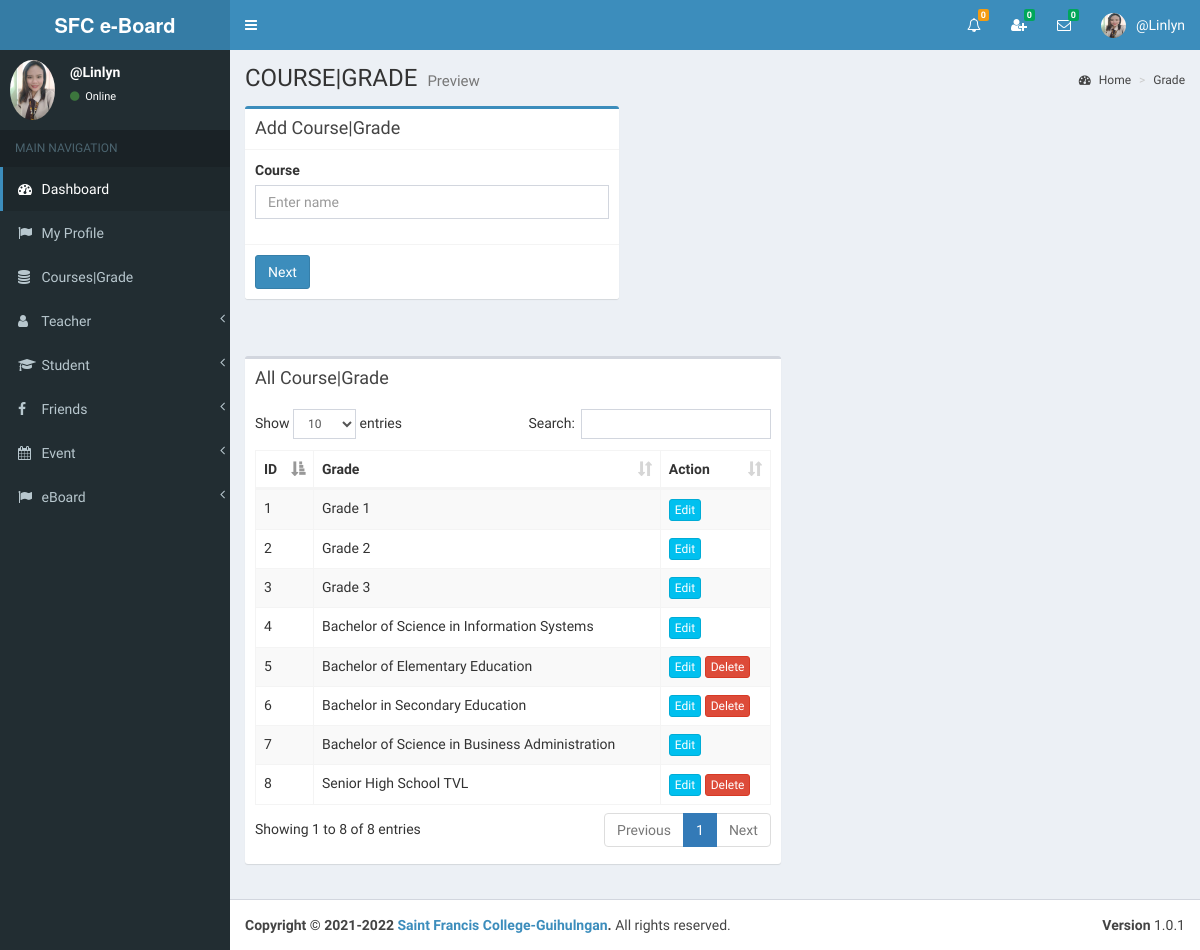
The page /view/grade.php (signed in) on the database its author committed.
### tables this page shows
CREATE TABLE `grade` (
  `id` int(11) NOT NULL,
  `name` varchar(255) NOT NULL,
  `admission_fee` double(11,2) NOT NULL,
  `hall_charge` int(11) NOT NULL
);

### view/grade.php (the view, shortened to what this page needs)
<?php include_once('head.php'); ?>
<?php include_once('header_admin.php'); ?>
<?php include_once('sidebar.php'); ?>
<div class="content-wrapper">
    <section class="content-header">
    	<h1>
        	COURSE|GRADE
        	<small>Preview</small>
        </h1>
        <ol class="breadcrumb">
        	<li><a href="#"><i class="fa fa-dashboard"></i> Home</a></li>
            <li><a href="#">Grade</a></li>
    	</ol>
	</section>
	<section class="content">
    	<div class="row">
            <div class="col-md-5">
              	<div class="box box-primary">
                	<div class="box-header with-border">
                  		<h3 class="box-title">Add Course|Grade</h3>
                	</div>
                	<form role="form" action="../index.php" method="post" id="form1">
                  		<div class="box-body">
                    		<div class="form-group" id="divGrade">
                      			<label for="">Course</label>
                      			<input type="text" class="form-control" id="name" placeholder="Enter name" name="name" autocomplete="off">
                    		</div>
                  		</div>
                  		<div class="box-footer">
                    		<button type="submit" class="btn btn-primary" id="btnSubmit">Next</button>
                  		</div>
                	</form>
				</div>
			</div>
		</div>
	</section>
	<section class="content" >
		<div class="row" id="table1">
			<div class="col-md-7">
            	<div class="box">
                	<div class="box-header">
                  		<h3 class="box-title">All Course|Grade</h3>
                	</div>
                	<div class="box-body table-responsive">
                		<table id="example1" class="table table-bordered table-striped">
                    		<thead>
                        		<th>ID</th>
                            	<th>Grade</th>
                               	<th>Action</th>
                        	</thead>
                        	<tbody>
<?php
include_once('../controller/config.php');
$sql="SELECT id, name FROM grade";
$result=mysqli_query($conn,$sql);
$count = 0;
$cant_remove1=0;
$cant_remove2=0;
$cant_remove3=0;
$cant_remove4=0;
$cant_remove5=0;
$cant_remove6=0;
$cant_remove7=0;
if(mysqli_num_rows($result) > 0){
	while($row=mysqli_fetch_assoc($result)){
		$count++;
		$id=$row['id'];
?>
                        		<tr>
                            		<td><?php echo $count; ?></td>
               <td id="td1_<?php echo $row['id']; ?>"><?php echo $row['name']; ?></td>
                                	<td>
<?php
$sql1="SELECT * FROM exam_timetable WHERE grade_id='$id'";
$result1=mysqli_query($conn,$sql1);
if(mysqli_num_rows($result1) > 0){
	$cant_remove1=1;
}else{
	$cant_remove1=0;
}
$sql2="SELECT * FROM student_exam WHERE grade_id='$id'";
$result2=mysqli_query($conn,$sql2);
if(mysqli_num_rows($result2) > 0){
	$cant_remove2=1;
}else{
	$cant_remove2=0;
}
$sql3="SELECT * FROM student_grade WHERE grade_id='$id'";
$result3=mysqli_query($conn,$sql3);
if(mysqli_num_rows($result3) > 0){
	$cant_remove3=1;
}else{
	$cant_remove3=0;
}
$sql4="SELECT * FROM student_payment_history WHERE grade_id='$id'";
$result4=mysqli_query($conn,$sql4);
if(mysqli_num_rows($result4) > 0){
	$cant_remove4=1;
}else{
	$cant_remove4=0;
}
$sql5="SELECT * FROM subject_routing WHERE grade_id='$id'";
$result5=mysqli_query($conn,$sql5);
if(mysqli_num_rows($result5) > 0){
	$cant_remove5=1;
}else{
	$cant_remove5=0;
}
$sql6="SELECT * FROM teacher_salary_history WHERE grade_id='$id'";
$result6=mysqli_query($conn,$sql6);
if(mysqli_num_rows($result6) > 0){
	$cant_remove6=1;
}else{
	$cant_remove6=0;
}
$sql7="SELECT * FROM timetable WHERE grade_id='$id'";
$result7=mysqli_query($conn,$sql7);
if(mysqli_num_rows($result7) > 0){
	$cant_remove7=1;
}else{
	$cant_remove7=0;
}
if($cant_remove1 > 0 || $cant_remove2 > 0 || $cant_remove3 > 0 || $cant_remove4 > 0 || $cant_remove5 > 0 || $cant_remove6 > 0 || $cant_remove7 > 0 ){
	echo '<a href="#modalUpdateform" onClick="showModal(this)" class="btn btn-info btn-xs" data-id="'.$id.'" data-toggle="modal">Edit</a>';
}else{
	echo '<a href="#modalUpdateform" onClick="showModal(this)" class="btn btn-info btn-xs" data-id="'.$id.'" data-toggle="modal">Edit</a>';
	echo ' <a href="#" class="confirm-delete btn btn-danger btn-xs"  data-id="'.$id.'">Delete</a>';
}
?>
                               		</td>
                            	</tr>
<?php } } ?>
                        	</tbody>
                    	</table>
            	</div>
			</div>
		</div>
	</section>
</div>
<?php include_once('footer.php');?>

### view/header_admin.php (shortened to what this page needs)
<body class="hold-transition skin-blue sidebar-mini" >
<div class="wrapper">
  <header class="main-header" >
    <a href="" class="logo">
      <span class="logo-lg"><strong>SFC e-Board </strong></span>
    </a>
    <nav class="navbar navbar-static-top">
		<a href="#" class="sidebar-toggle" data-toggle="offcanvas" role="button">
       	</a>
		<div class="navbar-custom-menu">
			<ul class="nav navbar-nav">
              <li class="dropdown notifications-menu">
                <a href="#" class="dropdown-toggle" data-toggle="dropdown">
                  <i class="fa fa-bell-o"></i>
<?php
include_once('../controller/config.php');
$my_type=$_SESSION["type"];
if($my_type == 'Admin'){
	$sql1="SELECT COUNT(id) FROM main_notifications WHERE _isread='0'";
	$result1=mysqli_query($conn,$sql1);
	$row1=mysqli_fetch_assoc($result1);
	$notfi_count=$row1['COUNT(id)'];
?>
                  <span class="label label-warning"><?php echo $notfi_count; ?></span>
                </a>
              </li>
<?php }  ?>
<?php
include_once('../controller/config.php');
$my_index=$_SESSION["index_number"];
$my_type=$_SESSION["type"];
$sql="SELECT count(id)
      FROM my_friends
      WHERE my_index='$my_index' AND _status='Pending' AND _isread='0'";
$result=mysqli_query($conn,$sql);
$row=mysqli_fetch_assoc($result);
$unread_count=$row['count(id)'];
?>
              <li class="dropdown messages-menu"  id="friend_request">
              	<a href="#" class="dropdown-toggle" data-toggle="dropdown" onClick="showFriendRequest('<?php echo $my_index; ?>','<?php echo $my_type; ?>')">
                  <i class="fa fa-user-plus"></i>
                  <span class="label label-success"><?php echo $unread_count; ?></span>
                </a>
              </li>
<?php
include_once('../controller/config.php');
$my_index=$_SESSION["index_number"];
$unread_msg_count=0;
$sql="SELECT * FROM my_friends WHERE my_index='$my_index'";
$result=mysqli_query($conn,$sql);
while($row=mysqli_fetch_assoc($result)){
	$friend_index=$row['friend_index'];
	$sql1="SELECT count(id)
		  FROM online_chat
		  WHERE user_index='$friend_index' AND _isread='0'";
	$result1=mysqli_query($conn,$sql1);
	$row1=mysqli_fetch_assoc($result1);
	$unread_msg_count+=$row1['count(id)'];
}
?>
              <li class="dropdown messages-menu" id="unread_msg">
                <a href="#" class="dropdown-toggle" data-toggle="dropdown" >
                  <i class="fa fa-envelope-o"></i>
                  <span class="label label-success"><?php echo $unread_msg_count; ?></span>
                </a>
<?php
include_once('../controller/config.php');
$index=$_SESSION["index_number"];
$type=$_SESSION["type"];
$time='';
$file_path='';
	$sql="SELECT
           DISTINCT conversation_id,friend_index
           FROM
              my_friends
           WHERE
              	my_index='$index'
           ORDER BY
              conversation_id";
	$result=mysqli_query($conn,$sql);
	while($row=mysqli_fetch_assoc($result)){
		$conversation_id=$row['conversation_id'];
		$friend_index=$row['friend_index'];
		$sql3="SELECT * FROM my_friends WHERE conversation_id='$conversation_id' and friend_index='$friend_index'";
		$result3=mysqli_query($conn,$sql3);
		$row3=mysqli_fetch_assoc($result3);
		$friend_type=$row3['friend_type'];
		if($friend_type == "Admin"){
			$sql1="SELECT * FROM admin WHERE index_number='$friend_index'";
			$result1=mysqli_query($conn,$sql1);
			$row1=mysqli_fetch_assoc($result1);
			$friend_name=$row1['i_name'];
			$friend_image=$row1['image_name'];
		}
		if($friend_type == "Teacher"){
			$sql1="SELECT * FROM teacher WHERE index_number='$friend_index'";
			$result1=mysqli_query($conn,$sql1);
			$row1=mysqli_fetch_assoc($result1);
			$friend_name=$row1['i_name'];
			$friend_image=$row1['image_name'];
		}
		if($friend_type == "Student"){
			$sql1="SELECT * FROM student WHERE index_number='$friend_index'";
			$result1=mysqli_query($conn,$sql1);
			$row1=mysqli_fetch_assoc($result1);
			$friend_name=$row1['i_name'];
			$friend_image=$row1['image_name'];
		}
		$sql2="SELECT * FROM online_chat WHERE conversation_id='$conversation_id' ORDER BY id DESC LIMIT 1";
		$result2=mysqli_query($conn,$sql2);
		while($row2=mysqli_fetch_assoc($result2)){
			$last_msg=$row2['msg'];
			$msg_time=$row2['time'];
			$datetime1 = new DateTime($msg_time);
			$datetime2 = new DateTime();
			$interval = $datetime1->diff($datetime2);
			$year = $interval->format('%y y ');
			$month = $interval->format('%m m ');
			$days = $interval->format('%a d');
			$hours = $interval->format('%h h');
			$minutes = $interval->format('%i mins');
			$seconds = $interval->format('%s sec');
			if($year>0){
				$time=$year;
			}else if($month>0){
				$time=$month;
			}else if($days>0){
				$time=$days;
			}else if($hours>0){
				$time=$hours;
			}else if($minutes>0){
				$time=$minutes;
			}else{
				$time=$seconds;
			}
			if($type=="Admin"){
				$file_path="my_friends.php?do=showChatBox&my_index=$index&conversation_id=$conversation_id&friend_index=$friend_index&my_type=$type";
			}
			if($type=="Teacher"){
				$file_path="my_friends2.php?do=showChatBox&my_index=$index&conversation_id=$conversation_id&friend_index=$friend_index&my_type=$type";
			}
			if($type=="Student"){
				$file_path="my_friends1.php?do=showChatBox&my_index=$index&conversation_id=$conversation_id&friend_index=$friend_index&my_type=$type";
			}
?>
                      <li>
                        <a href="<?php echo $file_path; ?>" onClick="msgRead('<?php echo $index; ?>','<?php echo $conversation_id; ?>','<?php echo $friend_index; ?>','<?php echo $type; ?>')">
                          <div class="pull-left">
                            <img src="../<?php echo $friend_image; ?>" class="img-circle" alt="User Image">
                          </div>
                          <h4>
                            <?php echo $friend_name; ?>
                            <small><i class="fa fa-clock-o"></i> <?php echo $time; ?></small>
                          </h4>
                          <p><?php echo $last_msg; ?></p>
                        </a>
                      </li>
 <?php } } ?>
              </li>
<?php
include_once('../controller/config.php');
if($type=="Admin"){
	$sql="SELECT * FROM admin where index_number='$index'";
	$result=mysqli_query($conn,$sql);
	$row=mysqli_fetch_assoc($result);
}
?>
            	<li class="dropdown user user-menu">
                    <a href="#" class="dropdown-toggle" data-toggle="dropdown">
                      <img src="../<?php echo $row['image_name']; ?>" class="user-image" alt="User Image">
                      <span class="hidden-xs"><?php echo $row['i_name']; ?></span>
                    </a>
              </li>
            </ul>
        </div>
	</nav>
  </header>

### view/sidebar.php (shortened to what this page needs)
  <aside class="main-sidebar">
    <section class="sidebar">
<?php
include_once('../controller/config.php');
$index=$_SESSION["index_number"];
$sql="SELECT * FROM admin WHERE index_number='$index'";
$result=mysqli_query($conn,$sql);
$row=mysqli_fetch_assoc($result);
$name=$row['i_name'];
$image=$row['image_name'];
?>
      <div class="user-panel">
        <div class="pull-left image">
          <img src="../<?php echo $image; ?>" class="img-circle" alt="User Image">
        </div>
        <div class="pull-left info">
          <p><?php echo $name; ?></p>
            <a href="#"><i class="fa fa-circle text-success"></i> Online</a>
        </div>
      </div>
      <ul class="sidebar-menu">
        <li class="header">MAIN NAVIGATION</li>
        <li class="active treeview">
          <a href="dashboard.php">
            <i class="fa fa-dashboard"></i> <span>Dashboard</span>
          </a>
        </li>
         <li>
          <a href="admin_profile.php">
            <i class="fa fa-flag"></i> <span>My Profile</span>
          </a>
        </li>
        <li>
          <a href="grade.php">
            <i class="fa fa-database"></i> <span>Courses|Grade</span>
          </a>
        </li>
        <li class="treeview">
          <a href="#">
            <i class="fa fa-user" aria-hidden="true"></i>
            <span>Teacher</span>
            <span class="pull-right-container">
              <i class="fa fa-angle-left pull-right"></i>
            </span>
          </a>
        </li>
       <li class="treeview">
          <a href="#">
            <i class="fa fa-graduation-cap"></i>
            <span>Student</span>
            <span class="pull-right-container">
              <i class="fa fa-angle-left pull-right"></i>
            </span>
          </a>
        </li>
       <li class="treeview">
          <a href="#">
            <i class="fa fa-facebook"></i>
            <span>Friends</span>
            <span class="pull-right-container">
              <i class="fa fa-angle-left pull-right"></i>
            </span>
          </a>
        </li>
        <li class="treeview">
          <a href="#">
            <i class="fa fa-calendar"></i>
            <span>Event</span>
            <span class="pull-right-container">
              <i class="fa fa-angle-left pull-right"></i>
            </span>
          </a>
        </li>
        <li>
          <a href="#">
            <i class="fa fa-flag"></i>
            <span>eBoard</span>
            <span class="pull-right-container">
              <i class="fa fa-angle-left pull-right"></i>
            </span>
          </a>
        </li>
      </ul>
    </section>
  </aside>

### view/grade.php (style rules this page uses)
body { overflow-y:scroll; }

### rows shown on the page
grade: name "Grade 1"
grade: name "Grade 2"
grade: name "Grade 3"
grade: name "Bachelor of Science in Information Systems"
grade: name "Bachelor of Elementary Education"
grade: name "Bachelor in Secondary Education"
grade: name "Bachelor of Science in Business Administration"
grade: name "Senior High School TVL"

### other values the page prints
$notfi_count "0"
$unread_count "0"
$unread_msg_count "0"
$row['i_name'] "@Linlyn"
$name "@Linlyn"
